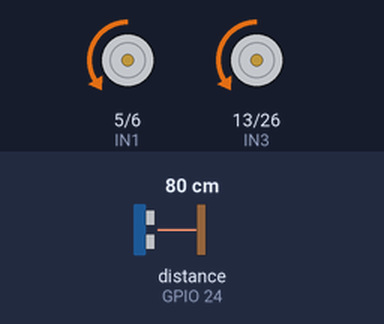
A program run on a simulated Raspberry Pi (BCM pin numbers). Parts: motor-driver pin pairs drawn as motors (green arrow = first pin HIGH = forward, orange = second pin HIGH = backward, longer = more drive, scaled by the enable pin). The test bench sets the inputs (shaded band); at power-on: distance to the obstacle (sensor on GPIO 24) 80 cm. The echo pulse lasts 58.3 µs per cm; the clock reads 2024-03-15 10:24:30 at power-on unless the program sets it; what the program prints to the terminal is not drawn.

Above: at 1.2 s.
1.3 s: distance to the obstacle (sensor on GPIO 24) set to 23 cm
2.8 s: distance to the obstacle (sensor on GPIO 24) set to 18 cm
At 3.4 s:
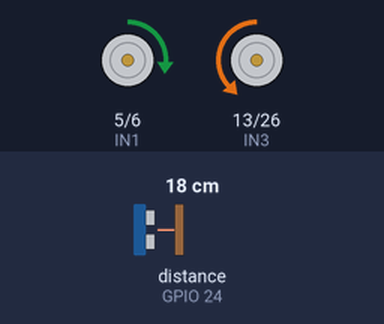
At 4.1 s:
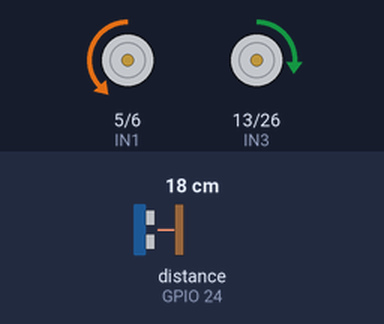
Timing chart, 0 to 11.8 s (numbered marks = the images above; inputs shaded):
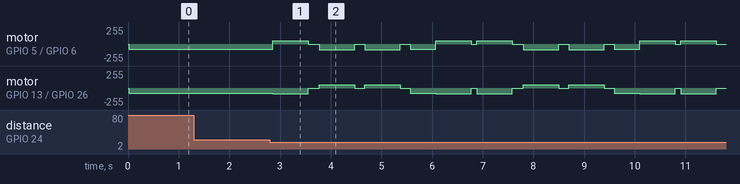

Measured:
- the behaviour switches between 21 and 20 cm on distance to the obstacle (sensor on GPIO 24) (found by bisection; images 0 and 1)
- after the input at 1.3 s, every drawn part: stays the same

The program:

ADAS_LaneChange.py
```python
#ADAS codes lane change

import RPi.GPIO as GPIO
import time

# ==== GPIO SETUP ====
TRIG = 23
ECHO = 24

IN1, IN2 = 5, 6     # Left motor
IN3, IN4 = 13, 26   # Right motor
ENA, ENB = 18, 19   # PWM

GPIO.setmode(GPIO.BCM)
GPIO.setwarnings(False)

# Setup Motor and Sensor Pins
for pin in [IN1, IN2, IN3, IN4, ENA, ENB, TRIG]:
    GPIO.setup(pin, GPIO.OUT)
GPIO.setup(ECHO, GPIO.IN)

pwm_left = GPIO.PWM(ENA, 1000)
pwm_right = GPIO.PWM(ENB, 1000)
pwm_left.start(0)
pwm_right.start(0)

# ==== PARAMETERS ====
FORWARD_SPEED = 30
TURN_SPEED = 35
LANE_SHIFT_TIME = 0.7
SAFE_DISTANCE = 20
FORWARD_INVERT = True

# ==== MOVEMENT ====

def motor_control(ls, rs):
    if FORWARD_INVERT:
        ls, rs = -ls, -rs

    GPIO.output(IN1, GPIO.HIGH if ls > 0 else GPIO.LOW)
    GPIO.output(IN2, GPIO.LOW if ls > 0 else GPIO.HIGH if ls < 0 else GPIO.LOW)
    GPIO.output(IN3, GPIO.HIGH if rs > 0 else GPIO.LOW)
    GPIO.output(IN4, GPIO.LOW if rs > 0 else GPIO.HIGH if rs < 0 else GPIO.LOW)

    pwm_left.ChangeDutyCycle(abs(ls))
    pwm_right.ChangeDutyCycle(abs(rs))

def stop():
    pwm_left.ChangeDutyCycle(0)
    pwm_right.ChangeDutyCycle(0)
    GPIO.output(IN1, GPIO.LOW)
    GPIO.output(IN2, GPIO.LOW)
    GPIO.output(IN3, GPIO.LOW)
    GPIO.output(IN4, GPIO.LOW)

def move_forward():
    motor_control(FORWARD_SPEED, FORWARD_SPEED)

def turn_left():
    motor_control(-TURN_SPEED//2, TURN_SPEED)
    time.sleep(LANE_SHIFT_TIME)
    stop()

def turn_right():
    motor_control(TURN_SPEED, -TURN_SPEED//2)
    time.sleep(LANE_SHIFT_TIME)
    stop()

def forward_short():
    move_forward()
    time.sleep(0.5)
    stop()

# ==== ULTRASONIC ====

def get_distance():
    GPIO.output(TRIG, False)
    time.sleep(0.01)

    GPIO.output(TRIG, True)
    time.sleep(0.00001)
    GPIO.output(TRIG, False)

    start = time.time()
    timeout = start + 0.03
    while GPIO.input(ECHO) == 0 and time.time() < timeout:
        start = time.time()

    stop = start
    timeout = stop + 0.03
    while GPIO.input(ECHO) == 1 and time.time() < timeout:
        stop = time.time()

    duration = stop - start
    distance = duration * 17150
    return round(distance, 1) if 0 < distance < 400 else 400

# ==== OBSTACLE AVOIDANCE LOGIC ====

def check_and_shift():
    stop()
    print("🟥 Object Ahead — Checking LEFT")
    turn_left()
    time.sleep(0.2)
    left_dist = get_distance()
    print(f"⬅️ LEFT Check: {left_dist} cm")

    if left_dist > SAFE_DISTANCE:
        print("✅ LEFT is clear — Shifting")
        forward_short()
        turn_right()
    else:
        print("❌ LEFT blocked — Checking RIGHT")
        turn_right()  # Center again
        time.sleep(0.2)
        turn_right()  # Shift to right
        time.sleep(0.2)
        forward_short()
        turn_left()

# ==== MAIN LOOP ====

try:
    print("🚘 CODE 1: Lane Shift Smart Check")

    while True:
        dist = get_distance()
        print(f"[DISTANCE] Front: {dist} cm")

        if dist > SAFE_DISTANCE:
            move_forward()
        else:
            check_and_shift()

        time.sleep(0.1)

except KeyboardInterrupt:
    print("\n[STOP] Interrupted")

finally:
    stop()
    pwm_left.stop()
    pwm_right.stop()
    GPIO.cleanup()
    print("[CLEANUP] GPIO released")
```
